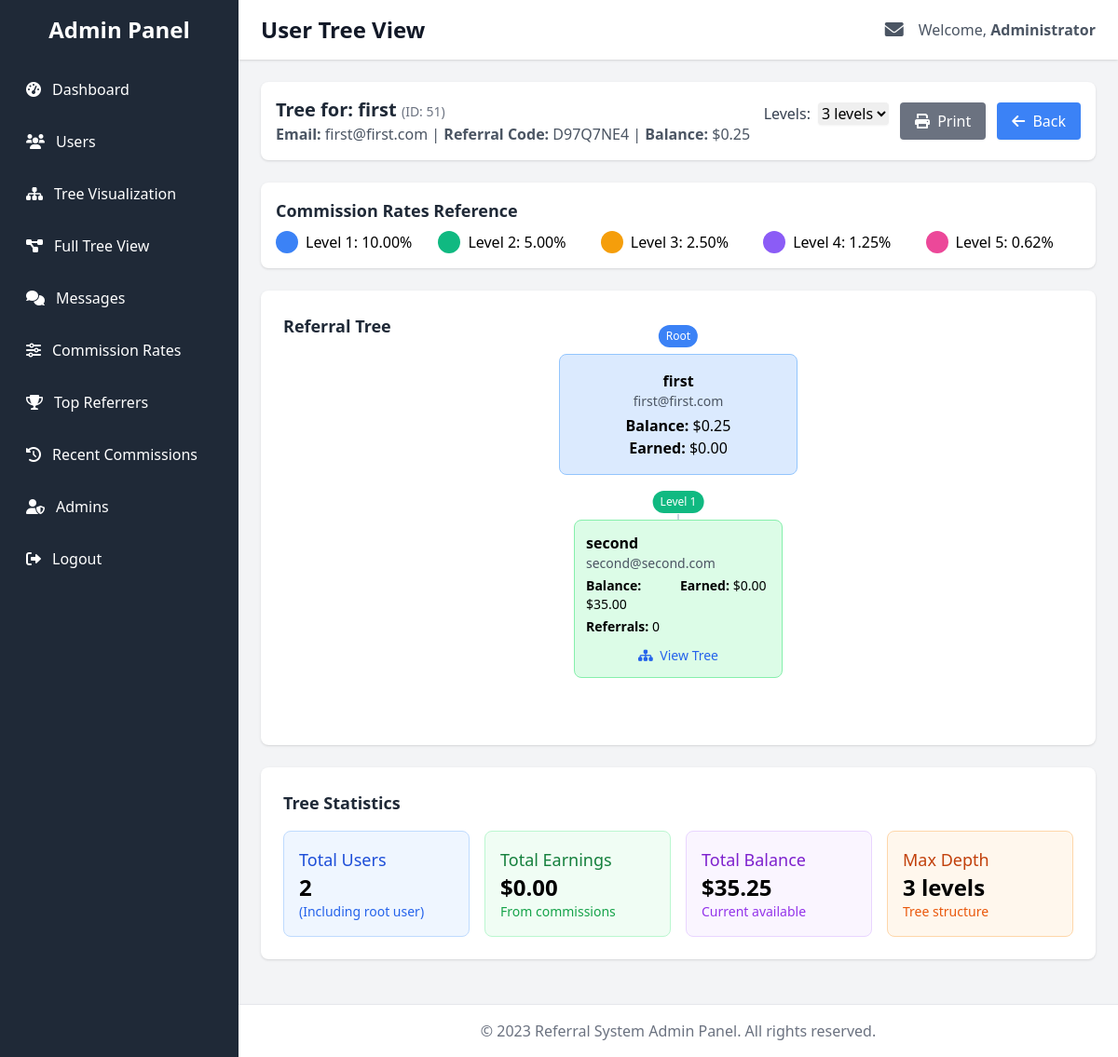
The app's page /admin/admin_user_tree.php?id=51 (signed in) with its own data.
### tables this page shows
CREATE TABLE IF NOT EXISTS `users` (
  `id` int NOT NULL AUTO_INCREMENT,
  `full_name` varchar(100) NOT NULL,
  `email` varchar(100) NOT NULL,
  `referral_code` varchar(20) DEFAULT NULL,
  `referred_by` int DEFAULT NULL,
  `phone` varchar(20) NOT NULL,
  `password` varchar(255) NOT NULL,
  `registration_date` datetime NOT NULL,
  `last_login` datetime DEFAULT NULL,
  `status` enum('active','inactive','suspended') DEFAULT 'active',
  `admin_notes` text,
  `created_at` timestamp NULL DEFAULT CURRENT_TIMESTAMP,
  `login_count` int NOT NULL DEFAULT '0',
  PRIMARY KEY (`id`),
  UNIQUE KEY `email` (`email`)
);

### admin/admin_user_tree.php (the view, shortened to what the rows shown need)
<?php
$userId = isset($_GET['id']) ? intval($_GET['id']) : null;
$maxDepth = isset($_GET['depth']) ? intval($_GET['depth']) : 3;
function getUserTreeData($userId, $maxDepth = 3)
{
  $conn = getConnection();
  try {
    $stmt = $conn->prepare("SELECT id, full_name, email, phone, referral_code FROM users WHERE id = ?");
    $stmt->bind_param("i", $userId);
    $stmt->execute();
    $result = $stmt->get_result();
    $userData = $result->fetch_assoc();
    $stmt = $conn->prepare("SELECT balance FROM wallets WHERE user_id = ?");
    $stmt->bind_param("i", $userId);
    $stmt->execute();
    $result = $stmt->get_result();
    $wallet = $result->fetch_assoc();
    $userData['balance'] = $wallet ? $wallet['balance'] : 0;
    $stmt = $conn->prepare("
            SELECT
                COUNT(*) as count,
                COALESCE(SUM(commission_amount), 0) as total_earned
            FROM tree_commissions
            WHERE user_id = ? AND status = 'paid'
        ");
    $stmt->bind_param("i", $userId);
    $stmt->execute();
    $result = $stmt->get_result();
    $commissions = $result->fetch_assoc();
    $userData['commissions_count'] = $commissions['count'];
    $userData['total_earned'] = $commissions['total_earned'];
    $treeData = buildRecursiveTree($conn, $userId, $maxDepth);
    return [
      'user' => $userData,
      'tree' => $treeData
    ];
  } catch (Exception $e) {
    return ['error' => $e->getMessage()];
  } finally {
    $conn->close();
  }
}
function buildRecursiveTree($conn, $userId, $maxDepth, $currentDepth = 1)
{
  $stmt = $conn->prepare("
        SELECT u.id, u.full_name, u.email, u.referral_code, u.registration_date
        FROM users u
        WHERE u.referred_by = ?
    ");
  $stmt->bind_param("i", $userId);
  $stmt->execute();
  $result = $stmt->get_result();
  $referrals = [];
  while ($row = $result->fetch_assoc()) {
    $walletStmt = $conn->prepare("SELECT balance FROM wallets WHERE user_id = ?");
    $walletStmt->bind_param("i", $row['id']);
    $walletStmt->execute();
    $walletResult = $walletStmt->get_result();
    $wallet = $walletResult->fetch_assoc();
    $row['balance'] = $wallet ? $wallet['balance'] : 0;
    $commStmt = $conn->prepare("
            SELECT
                COUNT(*) as count,
                COALESCE(SUM(commission_amount), 0) as total_earned
            FROM tree_commissions
            WHERE user_id = ? AND status = 'paid'
        ");
    $commStmt->bind_param("i", $row['id']);
    $commStmt->execute();
    $commResult = $commStmt->get_result();
    $commissions = $commResult->fetch_assoc();
    $row['commissions_count'] = $commissions['count'];
    $row['total_earned'] = $commissions['total_earned'];
    $countStmt = $conn->prepare("SELECT COUNT(*) as total FROM users WHERE referred_by = ?");
    $countStmt->bind_param("i", $row['id']);
    $countStmt->execute();
    $countResult = $countStmt->get_result();
    $countData = $countResult->fetch_assoc();
    $row['referral_count'] = $countData['total'];
    $row['level'] = $currentDepth;
    $row['children'] = buildRecursiveTree($conn, $row['id'], $maxDepth, $currentDepth + 1);
    $referrals[] = $row;
  }
  return $referrals;
}
function getCommissionRates()
{
  $conn = getConnection();
  $rates = [];
  try {
    $result = $conn->query("SELECT level, commission_rate FROM referral_structure ORDER BY level");
    while ($row = $result->fetch_assoc()) {
      $rates[$row['level']] = $row['commission_rate'];
    }
    return $rates;
  } catch (Exception $e) {
    return [];
  } finally {
    $conn->close();
  }
}
$treeData = getUserTreeData($userId, $maxDepth);
$commissionRates = getCommissionRates();
?>
<!DOCTYPE html>
<html lang="en">
<head>
  <script src="https://cdn.tailwindcss.com"></script>
  <link rel="stylesheet" href="https://cdnjs.cloudflare.com/ajax/libs/font-awesome/6.0.0-beta3/css/all.min.css">
</head>
<body class="bg-gray-100">
  <div class="min-h-screen flex">
    <div class="w-64 bg-gray-800 text-white no-print">
      <div class="p-4">
        <h2 class="text-2xl font-semibold text-center mb-6">Admin Panel</h2>
      </div>
    </div>
    <div class="flex-1">
      <header class="bg-white shadow no-print">
        <div class="max-w-7xl mx-auto py-4 px-6 flex justify-between items-center">
          <h1 class="text-2xl font-bold text-gray-900">User Tree View</h1>
        </div>
      </header>
      <main class="max-w-7xl mx-auto py-6 px-6">
        <?php if (isset($treeData['error'])): ?>
          <div class="mb-4 bg-red-100 border border-red-400 text-red-700 px-4 py-3 rounded relative">
            <span class="block sm:inline">Error: <?php echo $treeData['error']; ?></span>
          </div>
        <?php else: ?>
          <div class="bg-white shadow rounded-lg p-4 mb-6 no-print">
            <div class="flex flex-wrap items-center justify-between">
              <div>
                <h2 class="text-xl font-semibold text-gray-800">
                  Tree for: <?php echo htmlspecialchars($treeData['user']['full_name']); ?>
                  <span class="text-sm font-normal text-gray-500">
                    (ID: <?php echo $treeData['user']['id']; ?>)
                  </span>
                </h2>
                <p class="text-gray-600">
                  <strong>Email:</strong> <?php echo htmlspecialchars($treeData['user']['email']); ?> |
                  <strong>Referral Code:</strong> <?php echo htmlspecialchars($treeData['user']['referral_code']); ?> |
                  <strong>Balance:</strong> $<?php echo number_format($treeData['user']['balance'], 2); ?>
                </p>
              </div>
              <div class="flex space-x-3 mt-4 md:mt-0">
                <div>
                  <form action="" method="get" class="flex items-center">
                    <label for="depth" class="mr-2 text-gray-700">Levels:</label>
                    <select name="depth" id="depth" class="rounded border-gray-300 shadow-sm focus:border-primary-500 focus:ring focus:ring-primary-200 focus:ring-opacity-50" onchange="this.form.submit()">
                      <?php for ($i = 1; $i <= 5; $i++): ?>
                        <option value="<?php echo $i; ?>" <?php echo $maxDepth == $i ? 'selected' : ''; ?>>
                          <?php echo $i; ?> level<?php echo $i > 1 ? 's' : ''; ?>
                        </option>
                      <?php endfor; ?>
                    </select>
                  </form>
                </div>
                <button onclick="window.print()" class="bg-gray-500 hover:bg-gray-600 text-white py-2 px-4 rounded shadow-sm">
                  <i class="fas fa-print mr-1"></i> Print
                </button>
                <a href="admin_dashboard.php?tab=visualization" class="bg-blue-500 hover:bg-blue-600 text-white py-2 px-4 rounded shadow-sm">
                  <i class="fas fa-arrow-left mr-1"></i> Back
                </a>
              </div>
            </div>
          </div>
          <div class="bg-white shadow rounded-lg p-4 mb-6 no-print">
            <h3 class="text-lg font-semibold text-gray-800 mb-2">Commission Rates Reference</h3>
            <div class="grid grid-cols-2 md:grid-cols-5 gap-2">
              <?php foreach ($commissionRates as $level => $rate): ?>
                <div class="flex items-center">
                  <span class="inline-block w-6 h-6 rounded-full level-badge-<?php echo $level; ?> mr-2"></span>
                  <span>Level <?php echo $level; ?>: <?php echo $rate; ?>%</span>
                </div>
              <?php endforeach; ?>
            </div>
          </div>
          <div class="bg-white shadow rounded-lg p-6 overflow-x-auto mb-6">
            <h3 class="text-lg font-semibold text-gray-800 mb-4">Referral Tree</h3>
            <div class="flex justify-center mb-12">
              <div class="relative bg-blue-100 border border-blue-300 rounded-lg p-4 w-64 text-center">
                <span class="absolute -top-8 left-1/2 transform -translate-x-1/2 px-2 py-1 rounded-full text-xs text-white level-badge-1">Root</span>
                <h4 class="font-bold"><?php echo htmlspecialchars($treeData['user']['full_name']); ?></h4>
                <p class="text-sm text-gray-600"><?php echo htmlspecialchars($treeData['user']['email']); ?></p>
                <p class="mt-1"><span class="font-semibold">Balance:</span> $<?php echo number_format($treeData['user']['balance'], 2); ?></p>
                <p><span class="font-semibold">Earned:</span> $<?php echo number_format($treeData['user']['total_earned'], 2); ?></p>
              </div>
            </div>
            <?php if (!empty($treeData['tree'])): ?>
              <div class="tree-container">
                <div class="flex flex-wrap justify-center gap-4 mb-12">
                  <?php foreach ($treeData['tree'] as $level1User): ?>
                    <div class="relative">
                      <div class="bg-green-100 border border-green-300 rounded-lg p-3 w-56 relative">
                        <span class="absolute -top-8 left-1/2 transform -translate-x-1/2 px-2 py-1 rounded-full text-xs text-white level-badge-2">Level 1</span>
                        <h4 class="font-bold"><?php echo htmlspecialchars($level1User['full_name']); ?></h4>
                        <p class="text-sm text-gray-600 truncate"><?php echo htmlspecialchars($level1User['email']); ?></p>
                        <div class="grid grid-cols-2 mt-1 gap-1 text-sm">
                          <p><span class="font-semibold">Balance:</span> $<?php echo number_format($level1User['balance'], 2); ?></p>
                          <p><span class="font-semibold">Earned:</span> $<?php echo number_format($level1User['total_earned'], 2); ?></p>
                        </div>
                        <p class="text-sm mt-1">
                          <span class="font-semibold">Referrals:</span> <?php echo $level1User['referral_count']; ?>
                        </p>
                        <div class="mt-2 text-center">
                          <a href="user_tree.php?id=<?php echo $level1User['id']; ?>" class="text-blue-600 hover:underline text-sm">
                            <i class="fas fa-sitemap mr-1"></i> View Tree
                          </a>
                        </div>
                      </div>
                    </div>
                  <?php endforeach; ?>
                </div>
              </div>
            <?php else: ?>
              <div class="text-center text-gray-500 py-6">
                <p>This user has no referrals yet.</p>
              </div>
            <?php endif; ?>
          </div>
          <div class="bg-white shadow rounded-lg p-6 mb-6">
            <h3 class="text-lg font-semibold text-gray-800 mb-4">Tree Statistics</h3>
            <?php
            $totalUsers = 0;
            $totalEarnings = $treeData['user']['total_earned'];
            $totalBalance = $treeData['user']['balance'];
            function countTreeStats($nodes, &$totalUsers, &$totalEarnings, &$totalBalance)
            {
              foreach ($nodes as $node) {
                $totalEarnings += $node['total_earned'];
                $totalBalance += $node['balance'];
              }
            }
            if (!empty($treeData['tree'])) {
              countTreeStats($treeData['tree'], $totalUsers, $totalEarnings, $totalBalance);
            }
            ?>
            <div class="grid grid-cols-1 md:grid-cols-4 gap-4">
              <div class="bg-blue-50 rounded-lg p-4 border border-blue-200">
                <h4 class="text-blue-700 text-lg font-medium">Total Users</h4>
                <p class="text-2xl font-bold"><?php echo $totalUsers + 1; ?></p>
                <p class="text-blue-600 text-sm">(Including root user)</p>
              </div>
              <div class="bg-green-50 rounded-lg p-4 border border-green-200">
                <h4 class="text-green-700 text-lg font-medium">Total Earnings</h4>
                <p class="text-2xl font-bold">$<?php echo number_format($totalEarnings, 2); ?></p>
                <p class="text-green-600 text-sm">From commissions</p>
              </div>
              <div class="bg-purple-50 rounded-lg p-4 border border-purple-200">
                <h4 class="text-purple-700 text-lg font-medium">Total Balance</h4>
                <p class="text-2xl font-bold">$<?php echo number_format($totalBalance, 2); ?></p>
                <p class="text-purple-600 text-sm">Current available</p>
              </div>
              <div class="bg-orange-50 rounded-lg p-4 border border-orange-200">
                <h4 class="text-orange-700 text-lg font-medium">Max Depth</h4>
                <p class="text-2xl font-bold"><?php echo $maxDepth; ?> levels</p>
                <p class="text-orange-600 text-sm">Tree structure</p>
              </div>
            </div>
          </div>
        <?php endif; ?>
      </main>
    </div>
  </div>
</body>
</html>

### records on screen
users: full_name "first", id "51", email "first@first.com", referral_code "D97Q7NE4"
users: full_name "second", email "second@second.com", balance "35.00", total_earned "0.00", referral_count "0"

### other values on screen
$_SESSION['admin_name'] "Administrator"
$treeData['user']['balance'] "0.25"
$level "1"
$rate "10.00"
$level "2"
$rate "5.00"
$level "3"
$rate "2.50"
$level "4"
$rate "1.25"
$level "5"
$rate "0.62"
$treeData['user']['total_earned'] "0.00"
$totalUsers + 1 "2"
$totalEarnings "0.00"
